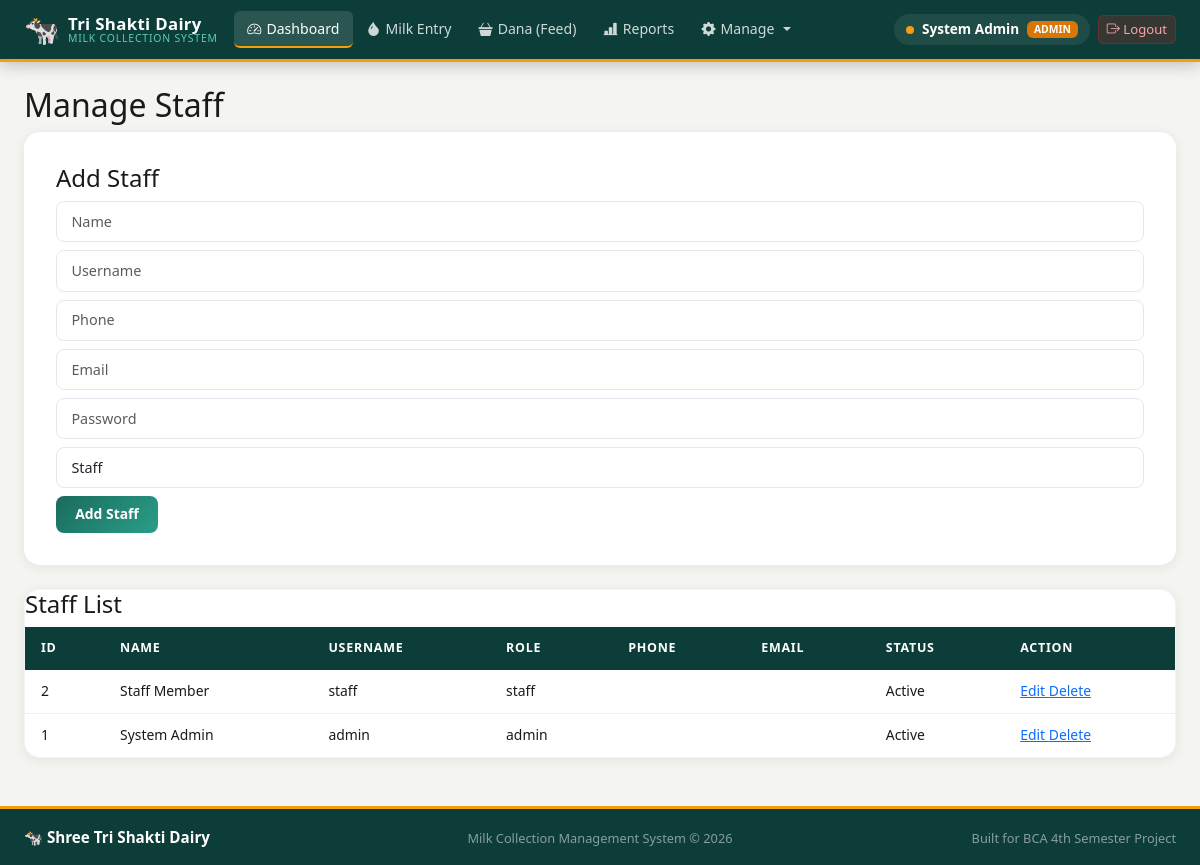
The page /pages/staff.php (signed in) on the database its author committed.
### tables this page shows
CREATE TABLE IF NOT EXISTS users (
    id INT AUTO_INCREMENT PRIMARY KEY,
    name VARCHAR(100) NOT NULL,
    username VARCHAR(50) UNIQUE NOT NULL,
    password VARCHAR(255) NOT NULL,
    role ENUM('admin', 'staff') NOT NULL DEFAULT 'staff',
    phone VARCHAR(15),
    email VARCHAR(100),
    is_active TINYINT(1) DEFAULT 1,
    created_at TIMESTAMP DEFAULT CURRENT_TIMESTAMP
);

### pages/staff.php (the view, shortened to what this page needs)
<?php
require_once '../includes/config.php';
$staff = $conn->query("
    SELECT id, name, username, role, phone, email, is_active
    FROM users
    ORDER BY name
");
?>
<?php include '../includes/header.php'; ?>
<div class="main-content">
    <h2>Manage Staff</h2>
    <div class="form-card">
        <h4>Add Staff</h4>
        <form method="POST">
            <input
                type="text"
                name="name"
                class="form-control mb-2"
                placeholder="Name"
                required
            >
            <input
                type="text"
                name="username"
                class="form-control mb-2"
                placeholder="Username"
                required
            >
            <input
                type="text"
                name="phone"
                class="form-control mb-2"
                placeholder="Phone"
            >
            <input
                type="email"
                name="email"
                class="form-control mb-2"
                placeholder="Email"
            >
            <input
                type="password"
                name="password"
                class="form-control mb-2"
                placeholder="Password"
                required
            >
            <select name="role" class="form-control mb-2">
                <option value="staff">Staff</option>
            </select>
            <button name="add" class="btn btn-teal">
                Add Staff
            </button>
        </form>
    </div>
    <div class="data-card">
        <h4>Staff List</h4>
        <table class="dairy-table">
            <thead>
                <tr>
                    <th>ID</th>
                    <th>Name</th>
                    <th>Username</th>
                    <th>Role</th>
                    <th>Phone</th>
                    <th>Email</th>
                    <th>Status</th>
                    <th>Action</th>
                </tr>
            </thead>
            <tbody>
            <?php while ($s = $staff->fetch_assoc()): ?>
                <tr>
                    <td><?= $s['id'] ?></td>
                    <td><?= $s['name'] ?></td>
                    <td><?= $s['username'] ?></td>
                    <td><?= $s['role'] ?></td>
                    <td><?= $s['phone'] ?></td>
                    <td><?= $s['email'] ?></td>
                    <td>
                        <?= $s['is_active'] ? 'Active' : 'Inactive' ?>
                    </td>
                    <td>
                        <a href="edit_staff.php?id=<?= $s['id'] ?>">
                            Edit
                        </a>
                        <a href="?delete=<?= $s['id'] ?>">
                            Delete
                        </a>
                    </td>
                </tr>
            <?php endwhile; ?>
            </tbody>
        </table>
    </div>
</div>
<?php include '../includes/footer.php'; ?>

### includes/header.php (shortened to what this page needs)
<?php
$pageTitle = $pageTitle ?? 'Dashboard';
$role = $_SESSION['role'] ?? '';
$userName = $_SESSION['name'] ?? '';
?>
<!DOCTYPE html>
<html lang="en">
<head>
    <link rel="stylesheet" href="https://cdn.jsdelivr.net/npm/bootstrap@5.3.2/dist/css/bootstrap.min.css">
    <link rel="stylesheet" href="https://cdn.jsdelivr.net/npm/bootstrap-icons@1.11.3/font/bootstrap-icons.min.css">
    <link rel="stylesheet" href="/dairy/assets/css/style.css">
</head>
<body>
<nav class="navbar navbar-expand-lg dairy-navbar">
    <div class="container-fluid px-3 px-lg-4">
        <a class="navbar-brand d-flex align-items-center gap-2" href="/dairy/dashboard.php">
            <span class="brand-icon">🐄</span>
            <div class="brand-text">
                <span class="brand-main">Tri Shakti Dairy</span>
                <span class="brand-sub">Milk Collection System</span>
            </div>
        </a>
        <div class="collapse navbar-collapse" id="mainNav">
            <ul class="navbar-nav me-auto mb-2 mb-lg-0">
                <li class="nav-item">
                    <a class="nav-link <?= ($pageTitle === 'Dashboard') ? 'active' : '' ?>" href="/dairy/dashboard.php">
                        <i class="bi bi-speedometer2"></i> Dashboard
                    </a>
                </li>
                <?php if (in_array($role, ['admin','staff'])): ?>
                <li class="nav-item">
                    <a class="nav-link <?= (strpos($pageTitle,'Collection') !== false) ? 'active' : '' ?>" href="/dairy/pages/milk_collection.php">
                        <i class="bi bi-droplet-fill"></i> Milk Entry
                    </a>
                </li>
                <li class="nav-item">
                    <a class="nav-link <?= (strpos($pageTitle,'Dana') !== false) ? 'active' : '' ?>" href="/dairy/pages/dana.php">
                        <i class="bi bi-basket3-fill"></i> Dana (Feed)
                    </a>
                </li>
                <?php endif; ?>
                <li class="nav-item">
                    <a class="nav-link <?= (strpos($pageTitle,'Report') !== false) ? 'active' : '' ?>" href="/dairy/pages/reports.php">
                        <i class="bi bi-bar-chart-line-fill"></i> Reports
                    </a>
                </li>
                <?php if (in_array($role, ['admin','staff'])): ?>
                <li class="nav-item dropdown">
                    <a class="nav-link dropdown-toggle" href="#" data-bs-toggle="dropdown">
                        <i class="bi bi-gear-fill"></i> Manage
                    </a>
                </li>
                <?php endif; ?>
            </ul>
            <div class="d-flex align-items-center gap-2 ms-lg-3">
                <div class="user-badge">
                    <span class="role-dot role-<?= $role ?>"></span>
                    <span class="user-name"><?= htmlspecialchars($userName) ?></span>
                    <span class="badge role-badge-<?= $role ?>"><?= strtoupper($role) ?></span>
                </div>
                <a href="/dairy/logout.php" class="btn btn-sm btn-logout">
                    <i class="bi bi-box-arrow-right"></i> Logout
                </a>
            </div>
        </div>
    </div>
</nav>

### includes/footer.php (shortened to what this page needs)
<footer class="dairy-footer mt-auto">
    <div class="container-fluid px-4">
        <div class="row align-items-center py-3">
            <div class="col-md-4 text-center text-md-start">
                <span class="footer-brand">🐄 Shree Tri Shakti Dairy</span>
            </div>
            <div class="col-md-4 text-center my-2 my-md-0">
                <small class="text-muted">Milk Collection Management System &copy; <?= date('Y') ?></small>
            </div>
            <div class="col-md-4 text-center text-md-end">
                <small class="text-muted">Built for BCA 4th Semester Project</small>
            </div>
        </div>
    </div>
</footer>
</body>
</html>

### assets/css/style.css (style rules this page uses)
:root { --teal-900: #0d3d38; --teal-700: #1a6b5e; --teal-500: #2a9e87; --teal-300: #5dcdb5; --teal-100: #d0f0ea; --amber-600: #d97706; --amber-400: #f59e0b; --amber-100: #fef3c7; --milk-white: #faf9f6; --soft-gray: #f4f4f0; --text-dark: #1a1a1a; --text-mid: #4a5568; --text-light: #718096; --danger: #dc2626; --success: #16a34a; --card-shadow: 0 2px 12px rgba(13,61,56,0.08); --card-shadow-hover: 0 6px 24px rgba(13,61,56,0.16); --radius: 10px; --radius-lg: 16px; }
* { box-sizing: border-box; }
body { font-family: 'Segoe UI', system-ui, -apple-system, sans-serif; background: var(--soft-gray); color: var(--text-dark); min-height: 100vh; display: flex; flex-direction: column; }
.dairy-navbar { background: var(--teal-900); border-bottom: 3px solid var(--amber-400); padding: 0.6rem 0; position: sticky; top: 0; z-index: 1000; box-shadow: 0 2px 16px rgba(0,0,0,0.25); }
.brand-icon { font-size: 1.8rem; line-height: 1; }
.brand-text { display: flex; flex-direction: column; line-height: 1.1; }
.brand-main { font-size: 1.05rem; font-weight: 700; color: #fff; letter-spacing: 0.02em; }
.brand-sub { font-size: 0.65rem; color: var(--teal-300); letter-spacing: 0.08em; text-transform: uppercase; }
.dairy-navbar .nav-link { color: rgba(255,255,255,0.8) !important; font-size: 0.88rem; font-weight: 500; padding: 0.45rem 0.85rem !important; border-radius: 6px; transition: all 0.18s; display: flex; align-items: center; gap: 5px; }
.dairy-navbar .nav-link:hover, .dairy-navbar .nav-link.active { color: #fff !important; background: rgba(255,255,255,0.12); }
.dairy-navbar .nav-link.active { border-bottom: 2px solid var(--amber-400); }
.user-badge { display: flex; align-items: center; gap: 8px; background: rgba(255,255,255,0.08); padding: 5px 12px; border-radius: 20px; }
.role-dot { width: 8px; height: 8px; border-radius: 50%; display: inline-block; }
.role-dot.role-admin { background: var(--amber-400); }
.user-name { color: #fff; font-size: 0.85rem; font-weight: 600; }
.role-badge-admin { background: var(--amber-600) !important; font-size: 0.65rem !important; }
.btn-logout { background: rgba(220,38,38,0.2); color: #fca5a5; border: 1px solid rgba(220,38,38,0.3); border-radius: 6px; font-size: 0.82rem; transition: all 0.18s; }
.form-control { border-radius: 8px; border: 1.5px solid #e2e8f0; font-size: 0.9rem; padding: 0.55rem 0.9rem; transition: border 0.18s, box-shadow 0.18s; }
.main-content { flex: 1; padding: 1.5rem; }
.data-card { background: #fff; border-radius: var(--radius-lg); box-shadow: var(--card-shadow); border: 1px solid rgba(0,0,0,0.04); overflow: hidden; margin-bottom: 1.5rem; }
.dairy-table { width: 100%; border-collapse: collapse; font-size: 0.87rem; }
.dairy-table th { background: var(--teal-900); color: #fff; padding: 0.75rem 1rem; font-size: 0.78rem; text-transform: uppercase; letter-spacing: 0.06em; font-weight: 600; white-space: nowrap; }
.dairy-table td { padding: 0.7rem 1rem; border-bottom: 1px solid #f0f0eb; color: var(--text-dark); vertical-align: middle; }
.dairy-table tbody tr:last-child td { border-bottom: none; }
.btn-teal { background: linear-gradient(135deg, var(--teal-700), var(--teal-500)); color: #fff; border: none; border-radius: 8px; padding: 0.5rem 1.2rem; font-size: 0.87rem; font-weight: 600; transition: all 0.18s; }
.form-card { background: #fff; border-radius: var(--radius-lg); box-shadow: var(--card-shadow); padding: 2rem; margin-bottom: 1.5rem; }
.dairy-footer { background: var(--teal-900); border-top: 3px solid var(--amber-400); margin-top: 2rem; }
.footer-brand { color: #fff; font-weight: 700; font-size: 0.95rem; }
.dairy-footer .text-muted { color: rgba(255,255,255,0.5) !important; font-size: 0.8rem; }

### rows shown on the page
users: id "2", name "Staff Member", username "staff", role "staff", is_active "Active"
users: id "1", name "System Admin", username "admin", role "admin", is_active "Active"

### other values the page prints
$userName "System Admin"
$role "ADMIN"
